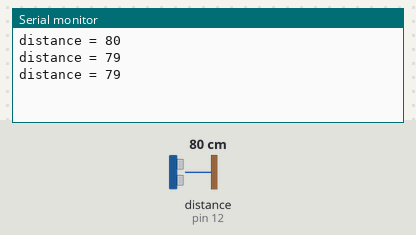
Bench run of a sketch on a simulated Arduino Uno, built with avr-gcc and run on an emulated ATmega328P. Parts: the last lines printed to the serial monitor. Wiring (inferred from the names in the program): ultrasonic range finder: trigger pin 11; echo pin 12. Inputs (shaded band) come from the test bench; at power-on: distance to the obstacle (sensor on pin 12) 80 cm. The echo pulse lasts 58.3 µs per cm.

Above: at 1.3 s.
1.4 s: distance to the obstacle (sensor on pin 12) set to 2 cm
At 1.9 s:
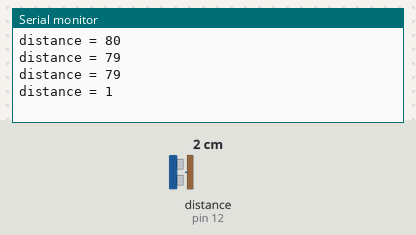
2.9 s: distance to the obstacle (sensor on pin 12) set to 4 cm
At 3.4 s:
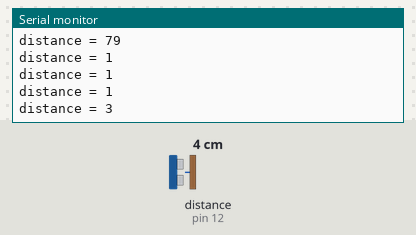
Timing chart, 0 to 5.9 s (numbered marks = the images above; inputs shaded):
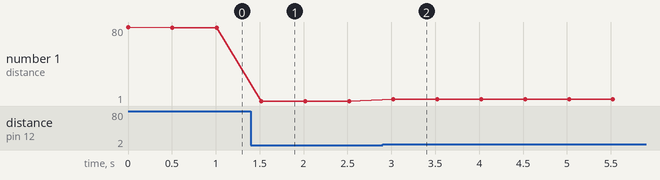

Measured:
- after the input at 1.4 s, the serial monitor: prints a new line after 0.12 s (image 1)
- after the input at 2.9 s, the serial monitor: prints a new line after 0.12 s (image 2)
- plotted number 1: 79 → 1 after the input at 1.4 s, 1 → 3 after the input at 2.9 s

The sketch:

hrc_test.ino
```cpp
#define TRIGER_PIN 11
#define ECHO_PIN 12

static int distance(int t_pin, int e_pin)
{
  digitalWrite(t_pin, LOW);
  delayMicroseconds(10);
  digitalWrite(t_pin, HIGH);
  delayMicroseconds(10);

  digitalWrite(t_pin, LOW);

  long dist = pulseIn(e_pin, HIGH);

  return ((dist / 2) / 29.1);
}

void setup()
{
  Serial.begin(9600);

  pinMode(ECHO_PIN, INPUT);
  pinMode(TRIGER_PIN, OUTPUT);

}

void loop() {

  Serial.print("distance = ");
  Serial.println(distance(TRIGER_PIN, ECHO_PIN));
  delay(500);

}
```
